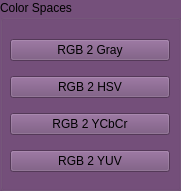
      <widget class="QGroupBox" name="ColorSpaces_Video">
       <property name="geometry">
        <rect>
         <x>40</x>
         <y>10</y>
         <width>181</width>
         <height>191</height>
        </rect>
       </property>
       <property name="palette">
        <palette>
         <active>
          <colorrole role="WindowText">
           <brush brushstyle="SolidPattern">
            <color alpha="255">
             <red>0</red>
             <green>0</green>
             <blue>0</blue>
            </color>
           </brush>
          </colorrole>
          <colorrole role="Button">
           <brush brushstyle="SolidPattern">
            <color alpha="255">
             <red>117</red>
             <green>80</green>
             <blue>123</blue>
            </color>
           </brush>
          </colorrole>
          <colorrole role="Light">
           <brush brushstyle="SolidPattern">
            <color alpha="255">
             <red>176</red>
             <green>120</green>
             <blue>185</blue>
            </color>
           </brush>
          </colorrole>
          <colorrole role="Midlight">
           <brush brushstyle="SolidPattern">
            <color alpha="255">
             <red>146</red>
             <green>100</green>
             <blue>154</blue>
            </color>
           </brush>
          </colorrole>
          <colorrole role="Dark">
           <brush brushstyle="SolidPattern">
            <color alpha="255">
             <red>58</red>
             <green>40</green>
             <blue>61</blue>
            </color>
           </brush>
          </colorrole>
          <colorrole role="Mid">
           <brush brushstyle="SolidPattern">
            <color alpha="255">
             <red>78</red>
             <green>53</green>
             <blue>82</blue>
            </color>
           </brush>
          </colorrole>
          <colorrole role="Text">
           <brush brushstyle="SolidPattern">
            <color alpha="255">
             <red>0</red>
             <green>0</green>
             <blue>0</blue>
            </color>
           </brush>
          </colorrole>
          <colorrole role="BrightText">
           <brush brushstyle="SolidPattern">
            <color alpha="255">
             <red>0</red>
             <green>0</green>
             <blue>0</blue>
            </color>
           </brush>
          </colorrole>
          <colorrole role="ButtonText">
           <brush brushstyle="SolidPattern">
            <color alpha="255">
             <red>0</red>
             <green>0</green>
             <blue>0</blue>
            </color>
           </brush>
          </colorrole>
          <colorrole role="Base">
           <brush brushstyle="SolidPattern">
            <color alpha="255">
             <red>255</red>
             <green>255</green>
             <blue>255</blue>
            </color>
           </brush>
          </colorrole>
          <colorrole role="Window">
           <brush brushstyle="SolidPattern">
            <color alpha="255">
             <red>117</red>
             <green>80</green>
             <blue>123</blue>
            </color>
           </brush>
          </colorrole>
          <colorrole role="Shadow">
           <brush brushstyle="SolidPattern">
            <color alpha="255">
             <red>0</red>
             <green>0</green>
             <blue>0</blue>
            </color>
           </brush>
          </colorrole>
          <colorrole role="AlternateBase">
           <brush brushstyle="SolidPattern">
            <color alpha="255">
             <red>58</red>
             <green>40</green>
             <blue>61</blue>
            </color>
           </brush>
          </colorrole>
          <colorrole role="ToolTipBase">
           <brush brushstyle="SolidPattern">
            <color alpha="255">
             <red>255</red>
             <green>255</green>
             <blue>220</blue>
            </color>
           </brush>
          </colorrole>
          <colorrole role="ToolTipText">
           <brush brushstyle="SolidPattern">
            <color alpha="255">
             <red>0</red>
             <green>0</green>
             <blue>0</blue>
            </color>
           </brush>
          </colorrole>
         </active>
         <inactive>
          <colorrole role="WindowText">
           <brush brushstyle="SolidPattern">
            <color alpha="255">
             <red>0</red>
             <green>0</green>
             <blue>0</blue>
            </color>
           </brush>
          </colorrole>
          <colorrole role="Button">
           <brush brushstyle="SolidPattern">
            <color alpha="255">
             <red>117</red>
             <green>80</green>
             <blue>123</blue>
            </color>
           </brush>
          </colorrole>
          <colorrole role="Light">
           <brush brushstyle="SolidPattern">
            <color alpha="255">
             <red>176</red>
             <green>120</green>
             <blue>185</blue>
            </color>
           </brush>
          </colorrole>
          <colorrole role="Midlight">
           <brush brushstyle="SolidPattern">
            <color alpha="255">
             <red>146</red>
             <green>100</green>
             <blue>154</blue>
            </color>
           </brush>
          </colorrole>
          <colorrole role="Dark">
           <brush brushstyle="SolidPattern">
            <color alpha="255">
             <red>58</red>
             <green>40</green>
             <blue>61</blue>
            </color>
           </brush>
          </colorrole>
          <colorrole role="Mid">
           <brush brushstyle="SolidPattern">
            <color alpha="255">
             <red>78</red>
             <green>53</green>
             <blue>82</blue>
            </color>
           </brush>
          </colorrole>
          <colorrole role="Text">
           <brush brushstyle="SolidPattern">
            <color alpha="255">
             <red>0</red>
             <green>0</green>
             <blue>0</blue>
            </color>
           </brush>
          </colorrole>
          <colorrole role="BrightText">
           <brush brushstyle="SolidPattern">
            <color alpha="255">
             <red>0</red>
             <green>0</green>
             <blue>0</blue>
            </color>
           </brush>
          </colorrole>
          <colorrole role="ButtonText">
           <brush brushstyle="SolidPattern">
            <color alpha="255">
             <red>0</red>
             <green>0</green>
             <blue>0</blue>
            </color>
           </brush>
          </colorrole>
          <colorrole role="Base">
           <brush brushstyle="SolidPattern">
            <color alpha="255">
             <red>173</red>
             <green>127</green>
             <blue>168</blue>
            </color>
           </brush>
          </colorrole>
          <colorrole role="Window">
           <brush brushstyle="SolidPattern">
            <color alpha="255">
             <red>117</red>
             <green>80</green>
             <blue>123</blue>
            </color>
           </brush>
          </colorrole>
          <colorrole role="Shadow">
           <brush brushstyle="SolidPattern">
            <color alpha="255">
             <red>0</red>
             <green>0</green>
             <blue>0</blue>
            </color>
           </brush>
          </colorrole>
          <colorrole role="AlternateBase">
           <brush brushstyle="SolidPattern">
            <color alpha="255">
             <red>58</red>
             <green>40</green>
             <blue>61</blue>
            </color>
           </brush>
          </colorrole>
          <colorrole role="ToolTipBase">
           <brush brushstyle="SolidPattern">
            <color alpha="255">
             <red>255</red>
             <green>255</green>
             <blue>220</blue>
            </color>
           </brush>
          </colorrole>
          <colorrole role="ToolTipText">
           <brush brushstyle="SolidPattern">
            <color alpha="255">
             <red>0</red>
             <green>0</green>
             <blue>0</blue>
            </color>
           </brush>
          </colorrole>
         </inactive>
         <disabled>
          <colorrole role="WindowText">
           <brush brushstyle="SolidPattern">
            <color alpha="255">
             <red>58</red>
             <green>40</green>
             <blue>61</blue>
            </color>
           </brush>
          </colorrole>
          <colorrole role="Button">
           <brush brushstyle="SolidPattern">
            <color alpha="255">
             <red>117</red>
             <green>80</green>
             <blue>123</blue>
            </color>
           </brush>
          </colorrole>
          <colorrole role="Light">
           <brush brushstyle="SolidPattern">
            <color alpha="255">
             <red>176</red>
             <green>120</green>
             <blue>185</blue>
            </color>
           </brush>
          </colorrole>
          <colorrole role="Midlight">
           <brush brushstyle="SolidPattern">
            <color alpha="255">
             <red>146</red>
             <green>100</green>
             <blue>154</blue>
            </color>
           </brush>
          </colorrole>
          <colorrole role="Dark">
           <brush brushstyle="SolidPattern">
            <color alpha="255">
             <red>58</red>
             <green>40</green>
             <blue>61</blue>
            </color>
           </brush>
          </colorrole>
          <colorrole role="Mid">
           <brush brushstyle="SolidPattern">
            <color alpha="255">
             <red>78</red>
             <green>53</green>
             <blue>82</blue>
            </color>
           </brush>
          </colorrole>
          <colorrole role="Text">
           <brush brushstyle="SolidPattern">
            <color alpha="255">
             <red>58</red>
             <green>40</green>
             <blue>61</blue>
            </color>
           </brush>
          </colorrole>
          <colorrole role="BrightText">
           <brush brushstyle="SolidPattern">
            <color alpha="255">
             <red>0</red>
             <green>0</green>
             <blue>0</blue>
            </color>
           </brush>
          </colorrole>
          <colorrole role="ButtonText">
           <brush brushstyle="SolidPattern">
            <color alpha="255">
             <red>58</red>
             <green>40</green>
             <blue>61</blue>
            </color>
           </brush>
          </colorrole>
          <colorrole role="Base">
           <brush brushstyle="SolidPattern">
            <color alpha="255">
             <red>117</red>
             <green>80</green>
             <blue>123</blue>
            </color>
           </brush>
          </colorrole>
          <colorrole role="Window">
           <brush brushstyle="SolidPattern">
            <color alpha="255">
             <red>117</red>
             <green>80</green>
             <blue>123</blue>
            </color>
           </brush>
          </colorrole>
          <colorrole role="Shadow">
           <brush brushstyle="SolidPattern">
            <color alpha="255">
             <red>0</red>
             <green>0</green>
             <blue>0</blue>
            </color>
           </brush>
          </colorrole>
          <colorrole role="AlternateBase">
           <brush brushstyle="SolidPattern">
            <color alpha="255">
             <red>117</red>
             <green>80</green>
             <blue>123</blue>
            </color>
           </brush>
          </colorrole>
          <colorrole role="ToolTipBase">
           <brush brushstyle="SolidPattern">
            <color alpha="255">
             <red>255</red>
             <green>255</green>
             <blue>220</blue>
            </color>
           </brush>
          </colorrole>
          <colorrole role="ToolTipText">
           <brush brushstyle="SolidPattern">
            <color alpha="255">
             <red>0</red>
             <green>0</green>
             <blue>0</blue>
            </color>
           </brush>
          </colorrole>
         </disabled>
        </palette>
       </property>
       <property name="title">
        <string>Color Spaces</string>
       </property>
       <widget class="QWidget" name="verticalLayoutWidget_16">
        <property name="geometry">
         <rect>
          <x>10</x>
          <y>30</y>
          <width>160</width>
          <height>151</height>
         </rect>
        </property>
        <layout class="QVBoxLayout" name="verticalLayout_16">
         <item>
          <widget class="QPushButton" name="GrayButton_Video">
           <property name="text">
            <string>RGB 2 Gray</string>
           </property>
          </widget>
         </item>
         <item>
          <widget class="QPushButton" name="HSVButton_Video">
           <property name="text">
            <string>RGB 2 HSV</string>
           </property>
          </widget>
         </item>
         <item>
          <widget class="QPushButton" name="YCbCrButton_Video">
           <property name="text">
            <string>RGB 2 YCbCr</string>
           </property>
          </widget>
         </item>
         <item>
          <widget class="QPushButton" name="YUVButton_Video">
           <property name="text">
            <string>RGB 2 YUV</string>
           </property>
          </widget>
         </item>
        </layout>
       </widget>
      </widget>
